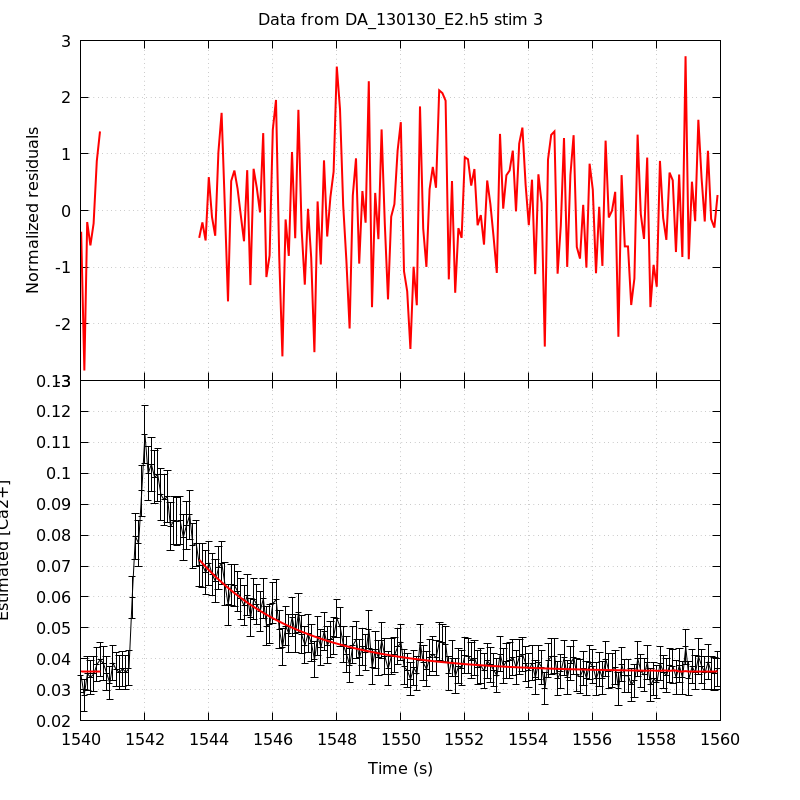

Here is the gnuplot script that generated this plot:
unset key
set grid
set multiplot title 'Data from DA_130130_E2.h5 stim 3' noenhanced layout 2,1 margins 0.1,0.9,0.1,0.95 spacing 0,0
set ylabel 'Normalized residuals'
set xtics format ''
plot 'DA_130130_E2_aba_RatioFit_s3' using 1:4 with lines linecolor rgb 'red' linewidth 2
set format x '%g'
set xlabel 'Time (s)'
set ylabel 'Estimated [Ca2+]'
plot 'DA_130130_E2_aba_CaRatio_s3' using 1:2:($3*1.96) with yerrorlines \
     linecolor rgb 'black' linewidth 1,                \
     'DA_130130_E2_aba_RatioFit_s3' using 1:3 with lines linecolor rgb 'red'\
     linewidth 2
unset multiplot
